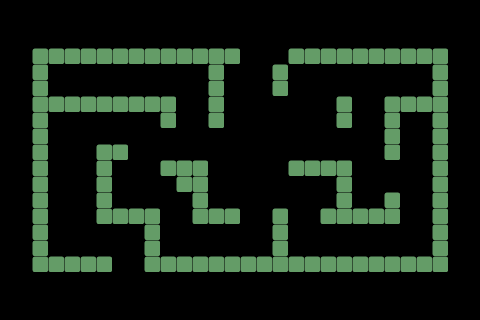

A level layout from a 2D game, rendered from its tile map. Below: a short description, then the map file with its tile-grid data intact:
An orthogonal 30x20 tile map with 16x16 px tiles, 1 tile layer (tileLayer), 1 hidden layer not drawn, 2 tilesets and 6 objects (item, walker, centerBlock).

<map version="1.5" tiledversion="1.6.0" orientation="orthogonal" renderorder="right-down" width="30" height="20" tilewidth="16" tileheight="16" infinite="0" nextlayerid="4" nextobjectid="7">
 <editorsettings>
  <export target="page01_map.lua" format="lua" />
 </editorsettings>
 <tileset firstgid="1" source="page01_img.tsx" />
 <tileset firstgid="5" source="page01_tileset.tsx" />
 <imagelayer id="2" name="mapImg" visible="0" locked="1">
  <image source="../../assets/images/p1/map.png" width="480" height="320" />
 </imagelayer>
 <layer id="1" name="tileLayer" width="30" height="20" locked="1">
  <data encoding="csv">
0,0,0,0,0,0,0,0,0,0,0,0,0,0,0,0,0,0,0,0,0,0,0,0,0,0,0,0,0,0,
0,0,0,0,0,0,0,0,0,0,0,0,0,0,0,0,0,0,0,0,0,0,0,0,0,0,0,0,0,0,
0,0,0,0,0,0,0,0,0,0,0,0,0,0,0,0,0,0,0,0,0,0,0,0,0,0,0,0,0,0,
0,0,5,5,5,5,5,5,5,5,5,5,5,5,5,0,0,0,5,5,5,5,5,5,5,5,5,5,0,0,
0,0,5,0,0,0,0,0,0,0,0,0,0,5,0,0,0,5,0,0,0,0,0,0,0,0,0,5,0,0,
0,0,5,0,0,0,0,0,0,0,0,0,0,5,0,0,0,5,0,0,0,0,0,0,0,0,0,5,0,0,
0,0,5,5,5,5,5,5,5,5,5,0,0,5,0,0,0,0,0,0,0,5,0,0,5,5,5,5,0,0,
0,0,5,0,0,0,0,0,0,0,5,0,0,5,0,0,0,0,0,0,0,5,0,0,5,0,0,5,0,0,
0,0,5,0,0,0,0,0,0,0,0,0,0,0,0,0,0,0,0,0,0,0,0,0,5,0,0,5,0,0,
0,0,5,0,0,0,5,5,0,0,0,0,0,0,0,0,0,0,0,0,0,0,0,0,5,0,0,5,0,0,
0,0,5,0,0,0,5,0,0,0,5,5,5,0,0,0,0,0,5,5,5,5,0,0,0,0,0,5,0,0,
0,0,5,0,0,0,5,0,0,0,0,5,5,0,0,0,0,0,0,0,0,5,0,0,0,0,0,5,0,0,
0,0,5,0,0,0,5,0,0,0,0,0,5,0,0,0,0,0,0,0,0,5,0,0,5,0,0,5,0,0,
0,0,5,0,0,0,5,5,5,5,0,0,5,5,5,0,0,5,0,0,5,5,5,5,5,0,0,5,0,0,
0,0,5,0,0,0,0,0,0,5,0,0,0,0,0,0,0,5,0,0,0,0,0,0,0,0,0,5,0,0,
0,0,5,0,0,0,0,0,0,5,0,0,0,0,0,0,0,5,0,0,0,0,0,0,0,0,0,5,0,0,
0,0,5,5,5,5,5,0,0,5,5,5,5,5,5,5,5,5,5,5,5,5,5,5,5,5,5,5,0,0,
0,0,0,0,0,0,0,0,0,0,0,0,0,0,0,0,0,0,0,0,0,0,0,0,0,0,0,0,0,0,
0,0,0,0,0,0,0,0,0,0,0,0,0,0,0,0,0,0,0,0,0,0,0,0,0,0,0,0,0,0,
0,0,0,0,0,0,0,0,0,0,0,0,0,0,0,0,0,0,0,0,0,0,0,0,0,0,0,0,0,0
</data>
 </layer>
 <objectgroup id="3" name="objectLayer" visible="0" locked="1">
  <object id="1" name="item" gid="7" x="78.3633" y="79.7825" width="16" height="16">
   <properties>
    <property name="isAnimated" value="true" />
   </properties>
  </object>
  <object id="2" gid="6" x="303.805" y="131.376" width="16" height="16" />
  <object id="3" gid="6" x="95.1873" y="255.874" width="16" height="16" />
  <object id="4" gid="6" x="160.801" y="93.2417" width="16" height="16" />
  <object id="5" name="walker" gid="4" x="114.255" y="304.103" width="16" height="16">
   <properties>
    <property name="bodyType" value="dynamic" />
    <property name="hasBody" type="bool" value="true" />
   </properties>
  </object>
  <object id="6" name="centerBlock" gid="1" x="229.286" y="174.491" width="54" height="54" />
 </objectgroup>
</map>